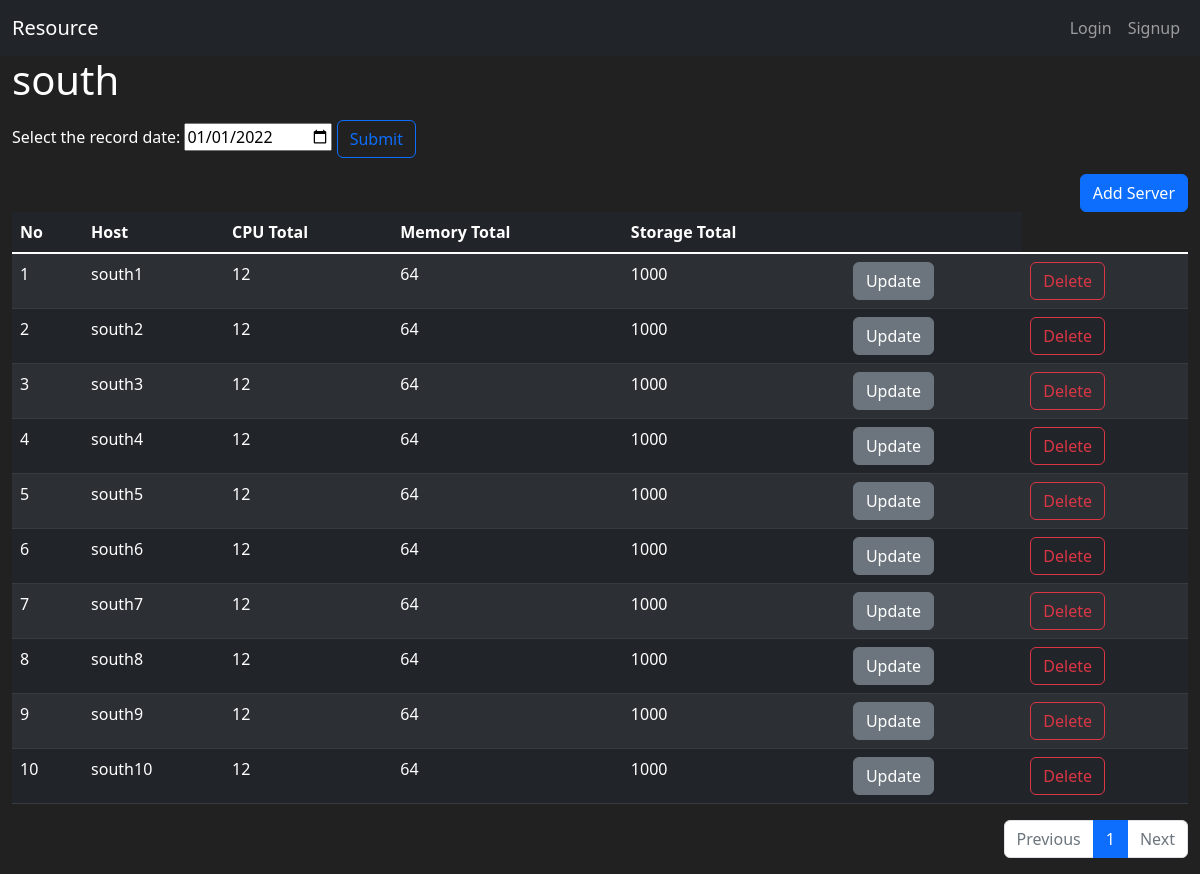
/region/3/, run on the app's committed database.
### resource/models.py (models this page shows, shortened)
class Region(db.Model):
    __tablename__ = 'region'
    id = db.Column(db.Integer, primary_key=True)
    name = db.Column(db.String(100), nullable=False, unique=True)

class Server(db.Model):
    __tablename__ = 'server'
    id = db.Column(db.Integer, primary_key=True)
    region_id = db.Column(db.Integer(), db.ForeignKey(
        'region.id'))
    region = db.relationship('Region', backref=db.backref(
        'servers', cascade='all, delete-orphan'))
    host = db.Column(db.String(100), nullable=False, unique=True)
    cpu = db.Column(db.Integer(), nullable=False)
    memory = db.Column(db.Integer(), nullable=False)
    storage = db.Column(db.Integer(), nullable=False)

### resource/views/region_views.py (the view)
@bp.route('/<int:region_id>/', methods=["GET"])
def detail(region_id):
    regions = Region.query.all()
    region = Region.query.get_or_404(region_id)
    page = request.args.get('page', type=int, default=1)
    servers = Server.query.filter_by(region_id=region_id)
    servers = servers.paginate(page, per_page=10)
    form = DateForm()
    return render_template(
        'region/region_detail.html',
        regions=regions,
        region=region,
        servers=servers,
        form=form
    )

### resource/forms.py
class DateForm(FlaskForm):
    date = DateField('Date', format='%Y%m%d', validators=[DataRequired()])

### resource/views/auth_views.py (called while the page is built)
@bp.before_app_request
def load_logged_in_user():
    user_id = session.get('user_id')
    if user_id is None:
        g.user = None
    else:
        g.user = User.query.get(user_id)

### resource/templates/region/region_detail.html (shortened to what this page needs)
{% extends "base.html" %}
{% block content %}
<div class="container-fluid">
    <h1>{{ region.name }}</h1>
    <form action="{{ url_for('region.usage_detail', region_id=region.id) }}" class="my-3">
        <label for="date">Select the record date:
          <input type="date" id="date" name="date" value="2022-01-01">
          <button type="submit" class="btn btn-outline-primary">Submit</button>
        </label>
    </form>
    <div class="d-grid gap-2 d-md-flex justify-content-md-end">
        <a class="btn btn-primary" href="{{ url_for('server.create', region_id=region.id) }}" role="button">Add Server</a>
    </div>
    <table class="table table-hover table-striped table-dark">
        <thead>
        <tr>
            <th scope="col">No</th>
            <th scope="col">Host</th>
            <th scope="col">CPU Total</th>
            <th scope="col">Memory Total</th>
            <th scope="col">Storage Total</th>
            <th scope="col"></th>
        </tr>
        </thead>
        <tbody class="table-group-divider">
            {% for server in servers.items %}
        <tr>
            <td>{{ ((servers.page-1) * servers.per_page) + loop.index }}</td>
            <td>{{ server.host }}</td>
            <td>{{ server.cpu }}</td>
            <td>{{ server.memory }}</td>
            <td>{{ server.storage }}</td>
            <td>
                <a class="btn btn-secondary" href="{{ url_for('server.update', server_id=server.id) }}" role="button">Update</a>
            </td>
            <td>
                <button class="btn btn-outline-danger" type="button" data-bs-toggle="modal" data-bs-target="#modal_delete_server-{{ server.id }}">Delete</button>
            </td>
        </tr>
        {% endfor %}
        </tbody>
    </table>
    <ul class="pagination justify-content-end">
        {% if servers.has_prev %}
            <li class="page-item">
                <a class="page-link" href="?page={{ servers.prev_num }}">prev</a>
            </li>
        {% else %}
            <li class="page-item disabled">
                <a class="page-link" tabindex="-1" aria-disabled="true" href="javascript:void(0)">Previous</a>
            </li>
        {% endif %}
        {% for page_num in servers.iter_pages() %}
            {% if page_num %}
                {% if page_num != servers.page %}
                    <li class="page-item">
                        <a class="page-link" href="?page={{ page_num }}">{{ page_num }}</a>
                    </li>
                {% else %}
                    <li class="page-item active" aria-current="page">
                        <a class="page-link" href="javascript:void(0)">{{ page_num }}</a>
                    </li>
                {% endif %}
            {% else %}
                <li class="disabled">
                    <a class="page-link" href="javascript:void(0)">...</a>
                </li>
            {% endif %}
        {% endfor %}
        {% if servers.has_next %}
            <li class="page-item">
                <a class="page-link" href="?page={{ servers.next_num }}">Next</a>
            </li>
        {% else %}
            <li class="page-item disabled">
                <a class="page-link" tabindex="-1" aria-disabled="true" href="javascript:void(0)">Next</a>
            </li>
        {% endif %}
    </ul>
</div>
{% endblock %}

### resource/templates/base.html (style rules this page uses)
body { background-color: #212121; color: white }

### data on the page
Region: name "south"
Server: page "1", host "south1", cpu "12", memory "64", storage "1000"
Server: page "2", host "south2", cpu "12", memory "64", storage "1000"
Server: ((servers.page-1)*servers.per_page)+loop.index "3", host "south3", cpu "12", memory "64", storage "1000"
Server: page "4", host "south4", cpu "12", memory "64", storage "1000"
Server: page "5", host "south5", cpu "12", memory "64", storage "1000"
Server: page "6", host "south6", cpu "12", memory "64", storage "1000"
Server: page "7", host "south7", cpu "12", memory "64", storage "1000"
Server: page "8", host "south8", cpu "12", memory "64", storage "1000"
Server: page "9", host "south9", cpu "12", memory "64", storage "1000"
Server: page "10", host "south10", cpu "12", memory "64", storage "1000"

### other printed values
{{ page_num }} "1"
